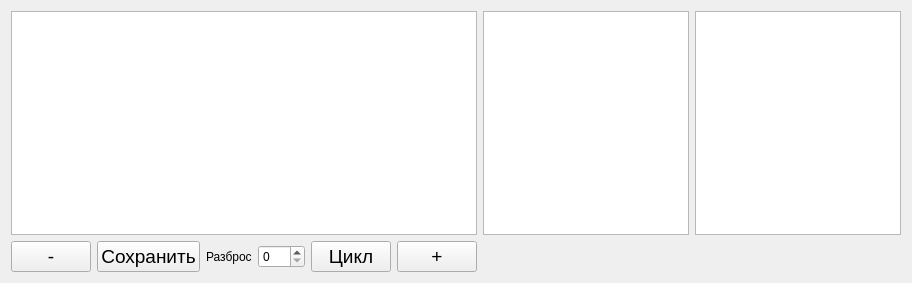
<?xml version="1.0" encoding="UTF-8"?>
<ui version="4.0">
 <class>GraphicalWidget</class>
 <widget class="QWidget" name="GraphicalWidget">
  <property name="geometry">
   <rect>
    <x>0</x>
    <y>0</y>
    <width>912</width>
    <height>283</height>
   </rect>
  </property>
  <property name="windowTitle">
   <string>Form</string>
  </property>
  <layout class="QGridLayout" name="gridLayout">
   <item row="1" column="0">
    <layout class="QHBoxLayout" name="horizontalLayout">
     <item>
      <widget class="QPushButton" name="scaleMinus">
       <property name="minimumSize">
        <size>
         <width>0</width>
         <height>30</height>
        </size>
       </property>
       <property name="font">
        <font>
         <pointsize>14</pointsize>
        </font>
       </property>
       <property name="text">
        <string>-</string>
       </property>
      </widget>
     </item>
     <item>
      <widget class="QPushButton" name="pushButton">
       <property name="minimumSize">
        <size>
         <width>0</width>
         <height>30</height>
        </size>
       </property>
       <property name="font">
        <font>
         <pointsize>14</pointsize>
        </font>
       </property>
       <property name="text">
        <string>Сохранить</string>
       </property>
      </widget>
     </item>
     <item>
      <widget class="QLabel" name="label">
       <property name="text">
        <string>Разброс</string>
       </property>
      </widget>
     </item>
     <item>
      <widget class="QSpinBox" name="spinBoxSpread">
       <property name="minimum">
        <number>0</number>
       </property>
       <property name="maximum">
        <number>100</number>
       </property>
       <property name="value">
        <number>0</number>
       </property>
      </widget>
     </item>
     <item>
      <widget class="QPushButton" name="pushButton_2">
       <property name="minimumSize">
        <size>
         <width>0</width>
         <height>30</height>
        </size>
       </property>
       <property name="font">
        <font>
         <pointsize>14</pointsize>
        </font>
       </property>
       <property name="text">
        <string>Цикл</string>
       </property>
      </widget>
     </item>
     <item>
      <widget class="QPushButton" name="scalePlus">
       <property name="minimumSize">
        <size>
         <width>0</width>
         <height>30</height>
        </size>
       </property>
       <property name="font">
        <font>
         <pointsize>14</pointsize>
        </font>
       </property>
       <property name="text">
        <string>+</string>
       </property>
      </widget>
     </item>
    </layout>
   </item>
   <item row="0" column="1">
    <widget class="QTextEdit" name="textEdit"/>
   </item>
   <item row="0" column="0">
    <widget class="QGraphicsView" name="graphicsView"/>
   </item>
   <item row="0" column="2">
    <widget class="QTextEdit" name="textEdit_2"/>
   </item>
  </layout>
 </widget>
 <resources/>
 <connections/>
</ui>
